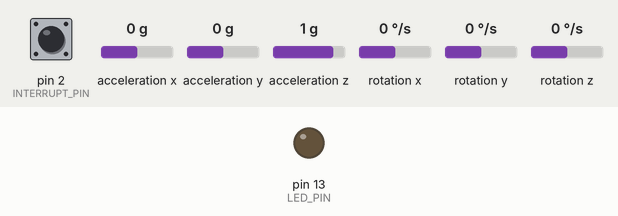
Bench run of a sketch on a simulated Arduino Uno, built with avr-gcc and run on an emulated ATmega328P. Parts: output pins drawn as LEDs (lit = HIGH). Dashed ring = blinking. The test bench sets the inputs (shaded band); at power-on: pin 2 (INTERRUPT_PIN) LOW, acceleration x 0 g, acceleration y 0 g, acceleration z 1 g, rotation x 0 °/s, rotation y 0 °/s, rotation z 0 °/s. The sensor or clock chip raises its interrupt line as the real part does; what the sketch prints to the serial monitor is not drawn.

Above: at 0.1 s.
At 0.69 s:
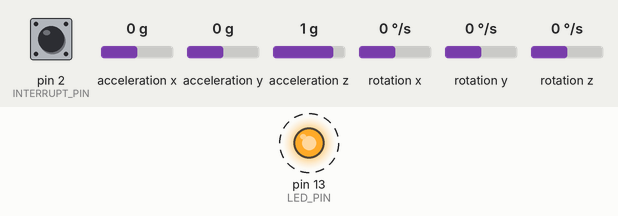
Timing chart, 0 to 3.5 s (numbered marks = the images above):
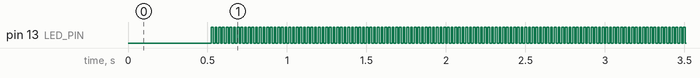

Measured:
- by itself, pin 13 (LED_PIN): alternates HIGH for 0.01 s and LOW for 0.01 s

The sketch:

MPU6050_YPR.ino
```cpp
// Updates should (hopefully) always be available at https://github.com/jrowberg/i2cdevlib
//CODINGAN INI TIDAK BISA DITAMBAHKAN DELAY ATAUPUN SAMPLING DATA, KARNA AKAN MENGANGGU PEMBACAAN FASTWIRE DARI I2C
#include "I2Cdev.h"
#include "MPU6050_6Axis_MotionApps20.h"
#if I2CDEV_IMPLEMENTATION == I2CDEV_ARDUINO_WIRE
#include "Wire.h"
#endif

MPU6050 mpu;
//MPU6050 mpu(0x69); // <-- use for AD0 high

/* =========================================================================
   NOTE: In addition to connection 3.3v, GND, SDA, and SCL, this sketch
   depends on the MPU-6050's INT pin being connected to the Arduino's
   external interrupt #0 pin. On the Arduino Uno and Mega 2560, this is
   digital I/O pin 2.
   ========================================================================= */

/* =========================================================================
   NOTE: Arduino v1.0.1 with the Leonardo board generates a compile error
   when using Serial.write(buf, len). The Teapot output uses this method.
   The solution requires a modification to the Arduino USBAPI.h file, which
   is fortunately simple, but annoying. This will be fixed in the next IDE
   release. For more info, see these links:

   http://arduino.cc/forum/index.php/topic,109987.0.html
   http://code.google.com/p/arduino/issues/detail?id=958
   ========================================================================= */


// uncomment "OUTPUT_READABLE_QUATERNION" if you want to see the actual
// quaternion components in a [w, x, y, z] format (not best for parsing
// on a remote host such as Processing or something though)
//#define OUTPUT_READABLE_QUATERNION

// uncomment "OUTPUT_READABLE_EULER" if you want to see Euler angles
// (in degrees) calculated from the quaternions coming from the FIFO.
// Note that Euler angles suffer from gimbal lock (for more info, see
// http://en.wikipedia.org/wiki/Gimbal_lock)
//#define OUTPUT_READABLE_EULER

// uncomment "OUTPUT_READABLE_YAWPITCHROLL" if you want to see the yaw/
// pitch/roll angles (in degrees) calculated from the quaternions coming
// from the FIFO. Note this also requires gravity vector calculations.
// Also note that yaw/pitch/roll angles suffer from gimbal lock (for
// more info, see: http://en.wikipedia.org/wiki/Gimbal_lock)
#define OUTPUT_READABLE_YAWPITCHROLL

// uncomment "OUTPUT_READABLE_REALACCEL" if you want to see acceleration
// components with gravity removed. This acceleration reference frame is
// not compensated for orientation, so +X is always +X according to the
// sensor, just without the effects of gravity. If you want acceleration
// compensated for orientation, us OUTPUT_READABLE_WORLDACCEL instead.
//#define OUTPUT_READABLE_REALACCEL

// uncomment "OUTPUT_READABLE_WORLDACCEL" if you want to see acceleration
// components with gravity removed and adjusted for the world frame of
// reference (yaw is relative to initial orientation, since no magnetometer
// is present in this case). Could be quite handy in some cases.
//#define OUTPUT_READABLE_WORLDACCEL

// uncomment "OUTPUT_TEAPOT" if you want output that matches the
// format used for the InvenSense teapot demo
// #define OUTPUT_TEAPOT

String pluss;

#define INTERRUPT_PIN 2  // use pin 2 on Arduino Uno & most boards
#define LED_PIN 13 // (Arduino is 13, Teensy is 11, Teensy++ is 6)
bool blinkState = false;

// MPU control/status vars
bool dmpReady = false;  // set true if DMP init was successful
uint8_t mpuIntStatus;   // holds actual interrupt status byte from MPU
uint8_t devStatus;      // return status after each device operation (0 = success, !0 = error)
uint16_t packetSize;    // expected DMP packet size (default is 42 bytes)
uint16_t fifoCount;     // count of all bytes currently in FIFO
uint8_t fifoBuffer[64]; // FIFO storage buffer

// orientation/motion vars
Quaternion q;           // [w, x, y, z]         quaternion container
VectorInt16 aa;         // [x, y, z]            accel sensor measurements
VectorInt16 aaReal;     // [x, y, z]            gravity-free accel sensor measurements
VectorInt16 aaWorld;    // [x, y, z]            world-frame accel sensor measurements
VectorFloat gravity;    // [x, y, z]            gravity vector
float euler[3];         // [psi, theta, phi]    Euler angle container
float ypr[3];           // [yaw, pitch, roll]   yaw/pitch/roll container and gravity vector

// packet structure for InvenSense teapot demo
uint8_t teapotPacket[14] = { '$', 0x02, 0, 0, 0, 0, 0, 0, 0, 0, 0x00, 0x00, '\r', '\n' };

volatile bool mpuInterrupt = false;     // indicates whether MPU interrupt pin has gone high

void dmpDataReady() {
  mpuInterrupt = true;
}

const int numReadings = 100;

int readings[numReadings];      // the readings from the analog input
int readIndex = 0;              // the index of the current reading
float total = 0;                  // the running total
float average = 0;                // the average

float angle = 0, Nangle = 0, degree = 0;

#include <SoftwareSerial.h>
SoftwareSerial ArduinoSlave(3, 4);
String answer;
unsigned long previousMillis = 0;

void setup() {
  // join I2C bus (I2Cdev library doesn't do this automatically)
#if I2CDEV_IMPLEMENTATION == I2CDEV_ARDUINO_WIRE
  Wire.begin();
  Wire.setClock(400000); // 400kHz I2C clock. Comment this line if having compilation difficulties
#elif I2CDEV_IMPLEMENTATION == I2CDEV_BUILTIN_FASTWIRE
  Fastwire::setup(400, true);
#endif

  // initialize serial communication
  // (115200 chosen because it is required for Teapot Demo output, but it's
  // really up to you depending on your project)
  Serial.begin(115200);
  //while (!Serial); // wait for Leonardo enumeration, others continue immediately

  // NOTE: 8MHz or slower host processors, like the Teensy @ 3.3V or Arduino
  // Pro Mini running at 3.3V, cannot handle this baud rate reliably due to
  // the baud timing being too misaligned with processor ticks. You must use
  // 38400 or slower in these cases, or use some kind of external separate
  // crystal solution for the UART timer.

  // initialize device
  Serial.println(F("Initializing I2C devices..."));
  mpu.initialize();
  pinMode(INTERRUPT_PIN, INPUT);

  // verify connection
  Serial.println(F("Testing device connections..."));
  Serial.println(mpu.testConnection() ? F("MPU6050 connection successful") : F("MPU6050 connection failed"));

  //while (Serial.available() && Serial.read()); // empty buffer again

  // load and configure the DMP
  Serial.println(F("Initializing DMP..."));
  devStatus = mpu.dmpInitialize();

  // supply your own gyro offsets here, scaled for min sensitivity
  mpu.setXGyroOffset(43);
  mpu.setYGyroOffset(-27);
  mpu.setZGyroOffset(26);
  mpu.setXAccelOffset(775);
  mpu.setYAccelOffset(3085);
  mpu.setZAccelOffset(2012);

  // make sure it worked (returns 0 if so)
  if (devStatus == 0) {
    // Calibration Time: generate offsets and calibrate our MPU6050
    mpu.CalibrateAccel(6);
    mpu.CalibrateGyro(6);
    mpu.PrintActiveOffsets();
    // turn on the DMP, now that it's ready
    Serial.println(F("Enabling DMP..."));
    mpu.setDMPEnabled(true);

    // enable Arduino interrupt detection
    Serial.print(F("Enabling interrupt detection (Arduino external interrupt "));
    Serial.print(digitalPinToInterrupt(INTERRUPT_PIN));
    Serial.println(F(")..."));
    attachInterrupt(digitalPinToInterrupt(INTERRUPT_PIN), dmpDataReady, RISING);
    mpuIntStatus = mpu.getIntStatus();

    // set our DMP Ready flag so the main loop() function knows it's okay to use it
    Serial.println(F("DMP ready! Waiting for first interrupt..."));
    dmpReady = true;

    // get expected DMP packet size for later comparison
    packetSize = mpu.dmpGetFIFOPacketSize();
  } else {
    // ERROR!
    // 1 = initial memory load failed
    // 2 = DMP configuration updates failed
    // (if it's going to break, usually the code will be 1)
    Serial.print(F("DMP Initialization failed (code "));
    Serial.print(devStatus);
    Serial.println(F(")"));
  }

  // configure LED for output
  for (int thisReading = 0; thisReading < numReadings; thisReading++) {
    readings[thisReading] = 0;
  }
  ArduinoSlave.begin(115200);
  pinMode(LED_PIN, OUTPUT);
}

void loop() {
  Gymbal();
  total = total - readings[readIndex];
  readings[readIndex] = angle;
  total = total + readings[readIndex];
  readIndex = readIndex + 1;
  if (readIndex >= numReadings) {
    readIndex = 0;
  }
  average = total / numReadings;
  Serial.print(" Rata-Rata:");
  Serial.println(average);
  ArduinoSlave.print("*");
  ArduinoSlave.print(angle,3);
  ArduinoSlave.print("#");
}

void Gymbal() {
  // if programming failed, don't try to do anything
  if (!dmpReady) return;
  // wait for MPU interrupt or extra packet(s) available
  while (!mpuInterrupt && fifoCount < packetSize) {
    if (mpuInterrupt && fifoCount < packetSize) {
      // try to get out of the infinite loop
      fifoCount = mpu.getFIFOCount();
    }
  }
  // reset interrupt flag and get INT_STATUS byte
  mpuInterrupt = false;
  mpuIntStatus = mpu.getIntStatus();

  // get current FIFO count
  fifoCount = mpu.getFIFOCount();
  if (fifoCount < packetSize) {
    //Lets go back and wait for another interrupt. We shouldn't be here, we got an interrupt from another event
    // This is blocking so don't do it   while (fifoCount < packetSize) fifoCount = mpu.getFIFOCount();
  }
  // check for overflow (this should never happen unless our code is too inefficient)
  else if ((mpuIntStatus & _BV(MPU6050_INTERRUPT_FIFO_OFLOW_BIT)) || fifoCount >= 1024) {
    // reset so we can continue cleanly
    mpu.resetFIFO();
    //  fifoCount = mpu.getFIFOCount();  // will be zero after reset no need to ask
    Serial.println(F("FIFO overflow!"));

    // otherwise, check for DMP data ready interrupt (this should happen frequently)
  } else if (mpuIntStatus & _BV(MPU6050_INTERRUPT_DMP_INT_BIT)) {

    // read a packet from FIFO
    while (fifoCount >= packetSize) { // Lets catch up to NOW, someone is using the dreaded delay()!
      mpu.getFIFOBytes(fifoBuffer, packetSize);
      // track FIFO count here in case there is > 1 packet available
      // (this lets us immediately read more without waiting for an interrupt)
      fifoCount -= packetSize;
    }
#ifdef OUTPUT_READABLE_QUATERNION
    // display quaternion values in easy matrix form: w x y z
    mpu.dmpGetQuaternion(&q, fifoBuffer);
    Serial.print("quat\t");
    Serial.print(q.w);
    Serial.print("\t");
    Serial.print(q.x);
    Serial.print("\t");
    Serial.print(q.y);
    Serial.print("\t");
    Serial.println(q.z);
#endif

#ifdef OUTPUT_READABLE_EULER
    // display Euler angles in degrees
    mpu.dmpGetQuaternion(&q, fifoBuffer);
    mpu.dmpGetEuler(euler, &q);
    Serial.print("euler\t");
    Serial.print(euler[0] * 180 / M_PI);
    Serial.print("\t");
    Serial.print(euler[1] * 180 / M_PI);
    Serial.print("\t");
    Serial.println(euler[2] * 180 / M_PI);
#endif

#ifdef OUTPUT_READABLE_YAWPITCHROLL
    // display Euler angles in degrees
    mpu.dmpGetQuaternion(&q, fifoBuffer);
    mpu.dmpGetGravity(&gravity, &q);
    mpu.dmpGetYawPitchRoll(ypr, &q, &gravity);
    //Serial.print("ypr\t");
    //Serial.print(ypr[0] * 180/M_PI);
    Serial.print("Angle: ");
    angle = ypr[0] * 180 / M_PI;
    Serial.print(angle,3);
    Nangle = map(angle, -180, 180, 0, 360);
    //angle = abs(ypr[0] * 180 / M_PI);
    //Serial.print("\t");
    //Serial.print(ypr[1] * 180/M_PI);
    //Serial.print("\t");
    //Serial.println(ypr[2] * 180/M_PI);
#endif

#ifdef OUTPUT_READABLE_REALACCEL
    // display real acceleration, adjusted to remove gravity
    mpu.dmpGetQuaternion(&q, fifoBuffer);
    mpu.dmpGetAccel(&aa, fifoBuffer);
    mpu.dmpGetGravity(&gravity, &q);
    mpu.dmpGetLinearAccel(&aaReal, &aa, &gravity);
    Serial.print("areal\t");
    Serial.print(aaReal.x);
    Serial.print("\t");
    Serial.print(aaReal.y);
    Serial.print("\t");
    Serial.println(aaReal.z);
#endif

#ifdef OUTPUT_READABLE_WORLDACCEL
    // display initial world-frame acceleration, adjusted to remove gravity
    // and rotated based on known orientation from quaternion
    mpu.dmpGetQuaternion(&q, fifoBuffer);
    mpu.dmpGetAccel(&aa, fifoBuffer);
    mpu.dmpGetGravity(&gravity, &q);
    mpu.dmpGetLinearAccel(&aaReal, &aa, &gravity);
    mpu.dmpGetLinearAccelInWorld(&aaWorld, &aaReal, &q);
    Serial.print("aworld\t");
    Serial.print(aaWorld.x);
    Serial.print("\t");
    Serial.print(aaWorld.y);
    Serial.print("\t");
    Serial.println(aaWorld.z);
#endif

#ifdef OUTPUT_TEAPOT
    // display quaternion values in InvenSense Teapot demo format:
    teapotPacket[2] = fifoBuffer[0];
    teapotPacket[3] = fifoBuffer[1];
    teapotPacket[4] = fifoBuffer[4];
    teapotPacket[5] = fifoBuffer[5];
    teapotPacket[6] = fifoBuffer[8];
    teapotPacket[7] = fifoBuffer[9];
    teapotPacket[8] = fifoBuffer[12];
    teapotPacket[9] = fifoBuffer[13];
    Serial.write(teapotPacket, 14);
    teapotPacket[11]++; // packetCount, loops at 0xFF on purpose
#endif

    // blink LED to indicate activity
    blinkState = !blinkState;
    digitalWrite(LED_PIN, blinkState);
  }
}
```
